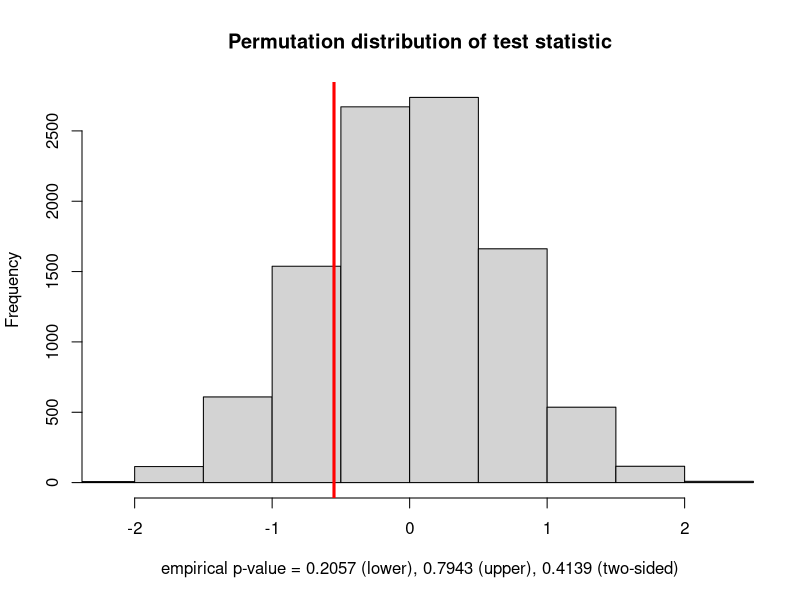

This figure's R source:
# Generate two data sets
x = rnorm( n=33, mean=79, sd=5)
y = rnorm( n=41, mean=79, sd=1)

# Calculate the test statistic
test_stat = mean(x) - mean(y)

N = 10000
dist_test_stat = rep( 0, N)
for(i in 1:N){
	combined_data = c( x, y)
	permuted_x = sample( combined_data, size=length(x), replace=F)
	permuted_y = setdiff( combined_data, permuted_x)
	dist_test_stat[i] = mean(permuted_x) - mean(permuted_y)
}

p_value_lower = mean(dist_test_stat <= test_stat)
p_value_upper = 1 - p_value_lower
p_value_2sided = mean( dist_test_stat <= -abs(test_stat) |  
                       dist_test_stat >= abs(test_stat))

hist( dist_test_stat, main='Permutation distribution of test statistic',
      xlim=c( min(dist_test_stat,test_stat), max(dist_test_stat,test_stat)), 
      xlab=paste0('empirical p-value = ',round(p_value_lower,4),' (lower), ',
																         round(p_value_upper,4),' (upper), ',
																         round(p_value_2sided,4),' (two-sided)'))
abline( v=test_stat, col='red', lwd=3)
